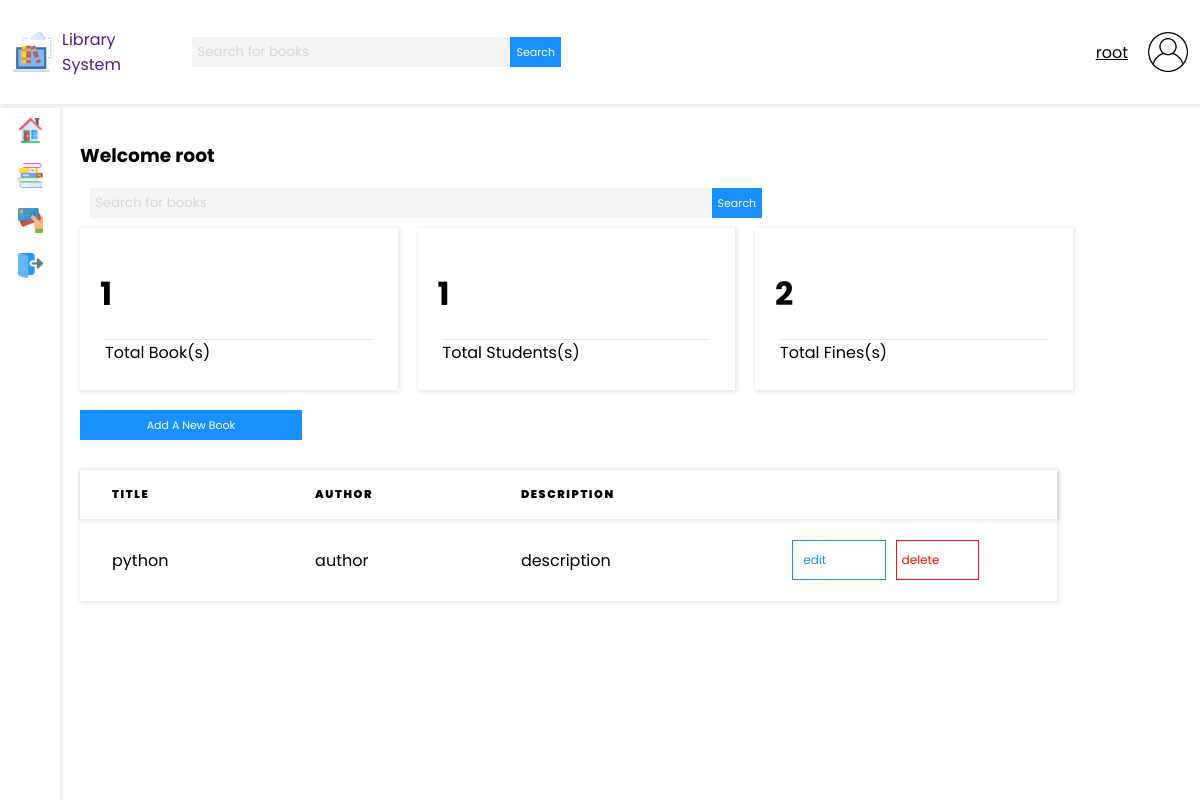
Page / (signed in) on the earlier database version.
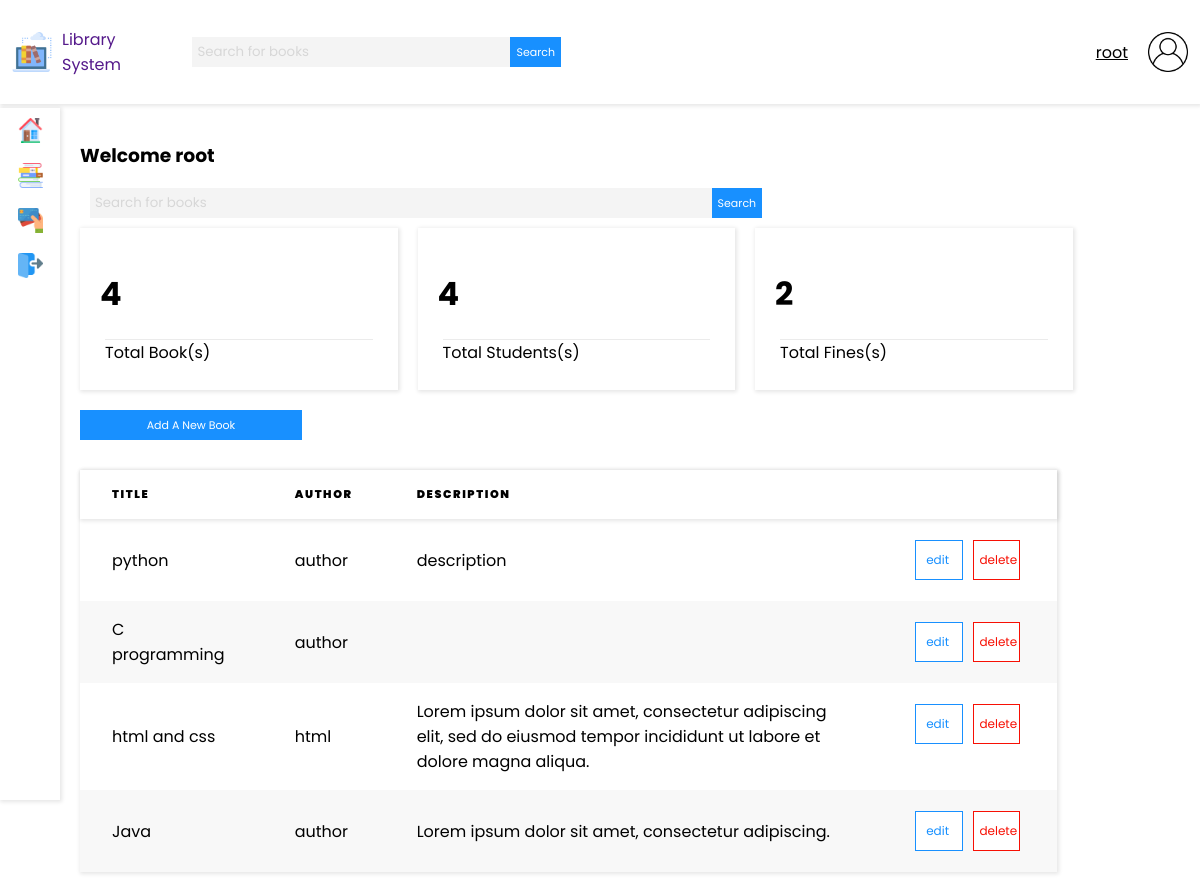
Same page on the later database version.
### base/models.py (models this page shows, shortened)
class Book(models.Model):
    title = models.CharField(max_length=200)
    author = models.CharField(max_length=200)
    description = models.TextField(null=True, blank=True)
    updated = models.DateField(auto_now=True)
    updated = models.DateField(auto_now_add=True)

### base/views.py (the view)
# urls.py: path('', views.home, name='home'),
@login_required(login_url='/login')
def home(request):
    q = request.GET.get('q') if request.GET.get('q') != None else ''
    total_students = Role.objects.filter(role='Student').count()
    total_books = Book.objects.count()
    books = Book.objects.filter(Q(title__icontains=q) | Q(author__icontains=q))
    user_role = Role.objects.get(user=request.user.id)
    context = {
        'books': books,
        'total_books': total_books,
        'total_students': total_students,
        'user_role': user_role,
        'q': q
    }
    return render(request, 'dashboard.html', context)

### templates/dashboard.html (shortened to what this page needs)
{% extends 'main.html' %}
{% load static %}
{% block content %}
<h3>Welcome {{ request.user }}</h3>
<form method="GET" action="" class="nav-search nav-search-mobile">
    <input value="{{ q }}" name="q" class="nav-search-input" type="text" placeholder="Search for books">
    <button class="nav-search-button" type="submit">Search</button>
</form>
{% if user_role.role == 'Student' %}
<div class="student-books-container">
    {% for book in books %}
    <div class="book-card">
        <div class="book-card-image-container">
            <image class="book-card-image" src="{% static 'images/studentBook.png' %}" alt="">
        </div>
        <div class="book-card-text">
            <h3>{{ book.title }}</h3>
            <p>{{ book.description}}</p>
            <p class="small-student-text">By {{ book.author }}</p>
            <a class="edit-button" href="{% url 'borrow_book' book.id %}">Borrow</a>
        </div>
    </div>
    {% endfor %}
</div>
{% else %}
<div class="dashboard-card-container">
    <div class="dashboard-card">
        <h1>{{ total_books }}</h1>
        <p>Total Book(s)</p>
    </div>
    <div class="dashboard-card">
        <h1>{{ total_students }}</h1>
        <p>Total Students(s)</p>
    </div>
    <div class="dashboard-card">
        <h1>2</h1>
        <p>Total Fines(s)</p>
    </div>
</div>
<div class="">
    <a class="button-primary" href="{% url 'create_book' %}">Add A New Book</a>
    <table class="books-table-container">
        <thead>
            <tr>
                <th>Title</th>
                <th class="table-responsive">Author</th>
                <th class="table-responsive">Description</th>
            </tr>
        </thead>
        <tbody>
            {% for book in books %}
            <tr>
                <td>
                    {{ book.title }}
                </td>
                <td class="table-responsive">{{ book.author }}</td>
                <td class="table-responsive">{{ book.description }}</td>
                <td class="table-actions table-responsive">
                    <a href="{% url 'edit_book' book.id %}" class="edit-button">edit</a>
                    <a href="{% url 'delete_book' book.id %}" class="delete-button">delete</a>
                </td>
            </tr>
            {% endfor %}
        </tbody>
    </table>
</div>
{% endif %}
{% endblock%}

Differences in the rows shown:
added Book: title "C programming", author "author"
added Book: title "html and css", author "html", description "Lorem ipsum dolor sit amet, consectetur adipiscing elit, sed do eiusmod tempor incididunt ut labore et dolore magna aliqua."
added Book: title "Java", author "author", description "Lorem ipsum dolor sit amet, consectetur adipiscing."
Other differences:
{{ total_books }}: "1" → "4"
{{ total_students }}: "1" → "4"
